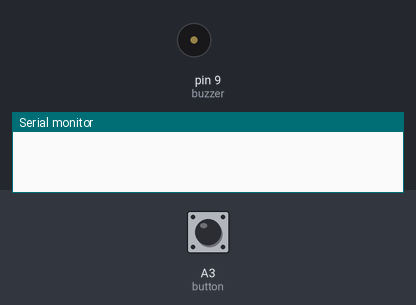
Bench run of a sketch on a simulated Arduino Uno, built with avr-gcc and run on an emulated ATmega328P. Parts: buzzer (waves = sounding), the last lines printed to the serial monitor. The test bench sets the inputs (shaded band); at power-on: A3 (button) HIGH. Random numbers use the default seed unless the sketch sets one.

Above: at 1.2 s.
1.3 s: A3 (button) pulled LOW for 0.15 s
At 2.0 s:
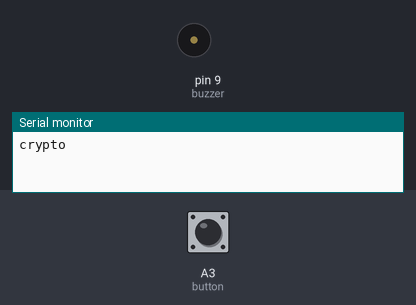
4.4 s: A3 (button) pulled LOW for 1 s
At 5.3 s:
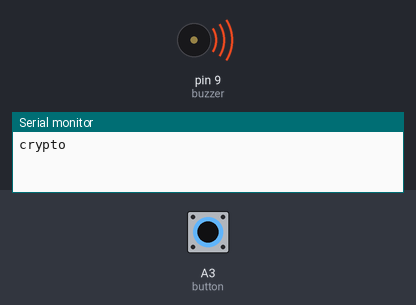
Timing chart, 0 to 12.8 s (numbered marks = the images above; inputs shaded):
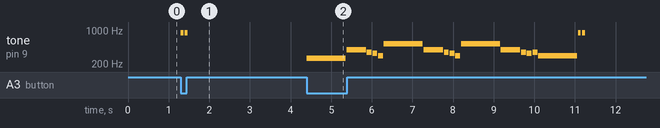

Measured:
- after the input at 1.3 s, tone on pin 9 (buzzer): alternates 880 Hz for 0.07 s and silent for 0.03 s, 4 changes in all, then stays silent, starting at once
- after the input at 4.4 s, tone on pin 9 (buzzer): plays 262 Hz for 0.96 s, 392 Hz for 0.48 s, 349 Hz for 0.12 s, 330 Hz for 0.12 s, 294 Hz for 0.12 s, 523 Hz for 0.96 s … (18 notes in this stretch), starting at once

The sketch:

arduino-morse-box.ino
```cpp
#include "notes.h"

#define buzzer 9
#define button A3
#define wrdSize 20

/*#define ditDly 70
#define dahDly ditDly*3
#define rlxDly ditDly
#define ltrDly ditDly*2
#define wrdDly ditDly*4*/

#define ditDly 150
#define dahDly ditDly*3
#define rlxDly ditDly*2
#define ltrDly ditDly*6
#define wrdDly ditDly*9
#define toneHz 880

int firstHeld;
boolean butActive;

char buffer[wrdSize];
byte bufferIndex = 0;
char msg[wrdSize] = "senha";

char dict[][wrdSize] = {
  "banana",
  "alface",
  "balde",
  "crypto",
  "pikachu",
  "pipoca",
  "gato",
  "governo",
  "bolacha",
  "cavalo",
  "morse",
  "caneca"
};

struct mc {
  unsigned char dd;
  unsigned char len;
};

const struct mc mrs[] = { // right to left bit encoded, 1=-; 0=. , only len rightmost bits valid
  /*   = " "       */ { 0b000000, 0},
  /* ! = "-.-.--"  */ { 0b110101, 6},
  /* " = ".-..-."  */ { 0b010010, 6},
  /* # = ""        */ { 0b111111, 0},
  /* $ = ".-..."   */ { 0b000010, 5},
  /* % = ""        */ { 0b111111, 0},
  /* & = ""        */ { 0b111111, 0},
  /* ' = ".----."  */ { 0b011110, 6},
  /* ( = "-.--."   */ { 0b001101, 5},
  /* ) = "-.--.-"  */ { 0b101101, 6},
  /* * = ""        */ { 0b111111, 0},
  /* + = ".-.-."   */ { 0b001010, 5},
  /* , = "--..--"  */ { 0b110011, 6},
  /* - = "-....-"  */ { 0b100001, 6},
  /* . = ".-.-.-"  */ { 0b101010, 6},
  /* / = "-..-."   */ { 0b001001, 5},
  /* 0 = "-----"   */ { 0b011111, 5},
  /* 1 = ".----"   */ { 0b011110, 5},
  /* 2 = "..---"   */ { 0b011100, 5},
  /* 3 = "...--"   */ { 0b011000, 5},
  /* 4 = "....-"   */ { 0b010000, 5},
  /* 5 = "....."   */ { 0b000000, 5},
  /* 6 = "-...."   */ { 0b000001, 5},
  /* 7 = "--..."   */ { 0b000011, 5},
  /* 8 = "---.."   */ { 0b000111, 5},
  /* 9 = "----."   */ { 0b001111, 5},
  /* : = "---..."  */ { 0b000111, 6},
  /* ; = "-.-.-."  */ { 0b010101, 6},
  /* < = ""        */ { 0b111111, 0},
  /* = = "-...-"   */ { 0b010001, 5},
  /* > = ""        */ { 0b111111, 0},
  /* ? = "..--.."  */ { 0b001100, 6},
  /* @ = ".--.-."  */ { 0b010110, 6},
  /* A = ".-"      */ { 0b000010, 2},
  /* B = "-..."    */ { 0b000001, 4},
  /* C = "-.-."    */ { 0b000101, 4},
  /* D = "-.."     */ { 0b000001, 3},
  /* E = "."       */ { 0b000000, 1},
  /* F = "..-."    */ { 0b000100, 4},
  /* G = "--."     */ { 0b000011, 3},
  /* H = "...."    */ { 0b000000, 4},
  /* I = ".."      */ { 0b000000, 2},
  /* J = ".---"    */ { 0b001110, 4},
  /* K = "-.-"     */ { 0b000101, 3},
  /* L = ".-.."    */ { 0b000010, 4},
  /* M = "--"      */ { 0b000011, 2},
  /* N = "-."      */ { 0b000001, 2},
  /* O = "---"     */ { 0b000111, 3},
  /* P = ".--."    */ { 0b000110, 4},
  /* Q = "--.-"    */ { 0b001011, 4},
  /* R = ".-."     */ { 0b000010, 3},
  /* S = "..."     */ { 0b000000, 3},
  /* T = "-"       */ { 0b000001, 1},
  /* U = "..-"     */ { 0b000100, 3},
  /* V = "...-"    */ { 0b001000, 4},
  /* W = ".--"     */ { 0b000110, 3},
  /* X = "-..-"    */ { 0b001001, 4},
  /* Y = "-.--"    */ { 0b001101, 4},
  /* Z = "--.."    */ { 0b000011, 4}
};

void sendMorse(char* msg) {
  byte index = 0;
  char ltr = msg[index];
  while(ltr) {
    struct mc ch = mrs[toupper(ltr)-32];
    if(ch.len) {
      byte byt = ch.dd;
      for(byte i=0; i<ch.len; i++, byt>>=1) {
        tone(buzzer, toneHz);
        if(byt&1) delay(dahDly);
        else delay(ditDly);
        noTone(buzzer);
        if(i<ch.len-1) delay(rlxDly);
        else delay(ltrDly);
      }
    } else if(ltr = ' ') {
      delay(wrdDly-ltrDly);
    }
    ltr = msg[++index];
  }
}

void setup() {
  pinMode(buzzer, OUTPUT);
  pinMode(button, INPUT_PULLUP);
  Serial.begin(9600);
  randomSeed(analogRead(0));
}

void loop() {
  if(digitalRead(button) == HIGH) {
    if(butActive == false) {
      butActive = true;
      firstHeld = millis();
    }
  } else {
    if(butActive == true) {
      butActive = false;
      int millisHeld = millis() - firstHeld;
      if(millisHeld > 10) { //debounce
        if(millisHeld > 2500) starWars();
        if(millisHeld > 1000) newWord();
        else sendMorse(msg);
      }
    }
  }

  while(Serial.available() > 0) {
    char in = Serial.read();
    if(in == '\n') {
      buffer[bufferIndex] = '\0';
      bufferIndex = 0;
      snprintf(msg, wrdSize, "%s", buffer);
      Serial.println(msg);
    } else {
      buffer[bufferIndex++] = in;
    }
  }
}

void newWord() {
  snprintf(msg, wrdSize, "%s", dict[random(sizeof(dict)/20+1)]);
  Serial.println(msg);
  tone(buzzer, toneHz, 70);
  delay(100);
  tone(buzzer, toneHz, 70);
  delay(100);
}

int melody[] = {
  NOTE_C4,
  NOTE_G4,
  NOTE_F4,
  NOTE_E4,
  NOTE_D4,
  NOTE_C5,
  NOTE_G4,
  NOTE_F4,
  NOTE_E4,
  NOTE_D4,
  NOTE_C5,
  NOTE_G4,
  NOTE_F4,
  NOTE_E4,
  NOTE_F4,
  NOTE_D4
};

// note durations: 4 = quarter note, 8 = eighth note, etc.:
int noteLength[] = {
  16, 8, 2, 2, 2, 16, 8, 2, 2, 2, 16, 8, 2, 2, 2, 16
};

void starWars() {
  // iterate over the notes of the melody:
  for (int thisNote = 0; thisNote < 16; thisNote++) {

    // to calculate the note duration, take one second
    // divided by the note type.
    //e.g. quarter note = 1000 / 4, eighth note = 1000/8, etc.
    int noteDuration = 60 * noteLength[thisNote];
    tone(buzzer, melody[thisNote], noteDuration);

    // to distinguish the notes, set a minimum time between them.
    // the note's duration + 30% seems to work well:
    int pauseBetweenNotes = noteDuration + 20;
    delay(pauseBetweenNotes);
    // stop the tone playing:
    noTone(buzzer);
  }
}
```

notes.h
```cpp
/*************************************************
 * Public Constants
 *************************************************/

#define NOTE_B0  31
#define NOTE_C1  33
#define NOTE_CS1 35
#define NOTE_D1  37
#define NOTE_DS1 39
#define NOTE_E1  41
#define NOTE_F1  44
#define NOTE_FS1 46
#define NOTE_G1  49
#define NOTE_GS1 52
#define NOTE_A1  55
#define NOTE_AS1 58
#define NOTE_B1  62
#define NOTE_C2  65
#define NOTE_CS2 69
#define NOTE_D2  73
#define NOTE_DS2 78
#define NOTE_E2  82
#define NOTE_F2  87
#define NOTE_FS2 93
#define NOTE_G2  98
#define NOTE_GS2 104
#define NOTE_A2  110
#define NOTE_AS2 117
#define NOTE_B2  123
#define NOTE_C3  131
#define NOTE_CS3 139
#define NOTE_D3  147
#define NOTE_DS3 156
#define NOTE_E3  165
#define NOTE_F3  175
#define NOTE_FS3 185
#define NOTE_G3  196
#define NOTE_GS3 208
#define NOTE_A3  220
#define NOTE_AS3 233
#define NOTE_B3  247
#define NOTE_C4  262
#define NOTE_CS4 277
#define NOTE_D4  294
#define NOTE_DS4 311
#define NOTE_E4  330
#define NOTE_F4  349
#define NOTE_FS4 370
#define NOTE_G4  392
#define NOTE_GS4 415
#define NOTE_A4  440
#define NOTE_AS4 466
#define NOTE_B4  494
#define NOTE_C5  523
#define NOTE_CS5 554
#define NOTE_D5  587
#define NOTE_DS5 622
#define NOTE_E5  659
#define NOTE_F5  698
#define NOTE_FS5 740
#define NOTE_G5  784
#define NOTE_GS5 831
#define NOTE_A5  880
#define NOTE_AS5 932
#define NOTE_B5  988
#define NOTE_C6  1047
#define NOTE_CS6 1109
#define NOTE_D6  1175
#define NOTE_DS6 1245
#define NOTE_E6  1319
#define NOTE_F6  1397
#define NOTE_FS6 1480
#define NOTE_G6  1568
#define NOTE_GS6 1661
#define NOTE_A6  1760
#define NOTE_AS6 1865
#define NOTE_B6  1976
#define NOTE_C7  2093
#define NOTE_CS7 2217
#define NOTE_D7  2349
#define NOTE_DS7 2489
#define NOTE_E7  2637
#define NOTE_F7  2794
#define NOTE_FS7 2960
#define NOTE_G7  3136
#define NOTE_GS7 3322
#define NOTE_A7  3520
#define NOTE_AS7 3729
#define NOTE_B7  3951
#define NOTE_C8  4186
#define NOTE_CS8 4435
#define NOTE_D8  4699
#define NOTE_DS8 4978
```
